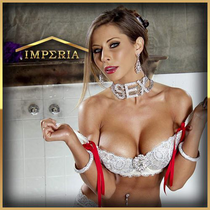
#> input picture tmp/main_image.png, 210 x 210 px
$ python dron_png.py
#> lines starting #> are read from the running program, lines starting #| are printed output that depends on the picture
import math
from PIL import Image
import base64

js_body = """
var ifrm = document.createElement("iframe");
ifrm.setAttribute("srcdoc", "<p>Приветули!</p><p>Что скажеш насчет кода?</p><p>Кто меня нарисовал?</p>");
ifrm.style.width = "640px";
ifrm.style.height = "480px";
document.body.innerHTML = '';
document.body.appendChild(ifrm);
"""
encodedBytes = base64.b64encode(js_body.encode("utf-8"))
encodedStr = str(encodedBytes, "utf-8")
js_code = "data:text/javascript;base64," + encodedStr

js_code_len = len(js_code)

background = Image.open("main_image.png")
#> background is the input picture: PIL image 210x210 RGB; mean R, G, B 140.3, 120.7, 106.5
bg_w, bg_h = background.size
#> bg_w = 210; bg_h = 210

img_w = bg_w
#> img_w = 210
img_h = bg_h + math.ceil(float(js_code_len) / bg_w)
#> img_h = 213
print()

img = Image.new("RGBA", (img_w, img_h), (0, 0, 0, 0))
#> img: PIL image 210x213 RGBA; every value is 0
pixels = img.load()

i=0
for y in range(0, img_h):
    if y < bg_h:
        continue
    for x in range(0, img_w):
        if i < js_code_len:
            symbol = ord(js_code[i])
            pixels[x, y] = (210, 171, 104, symbol)
        i += 1
#> after the loop, i = 630

img.paste(background, (0, 0))
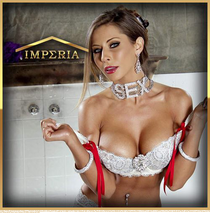
#> img: PIL image 210x213 RGBA; mean R, G, B, A 140.4, 120.8, 106.1, 252.3; transparent parts drawn white
img.save("telochka.png", "PNG")


# [17 lines of commented-out code are left out]
